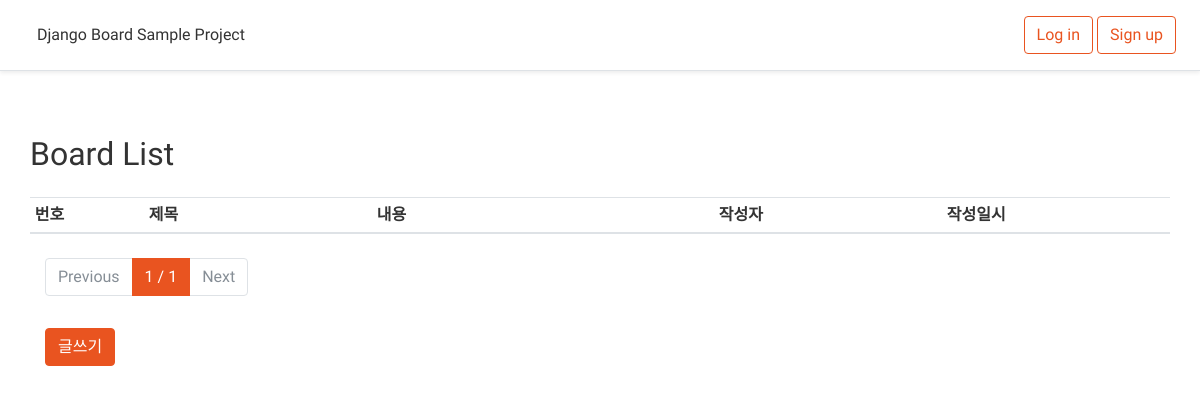
The page /board/ on the database as committed earlier.
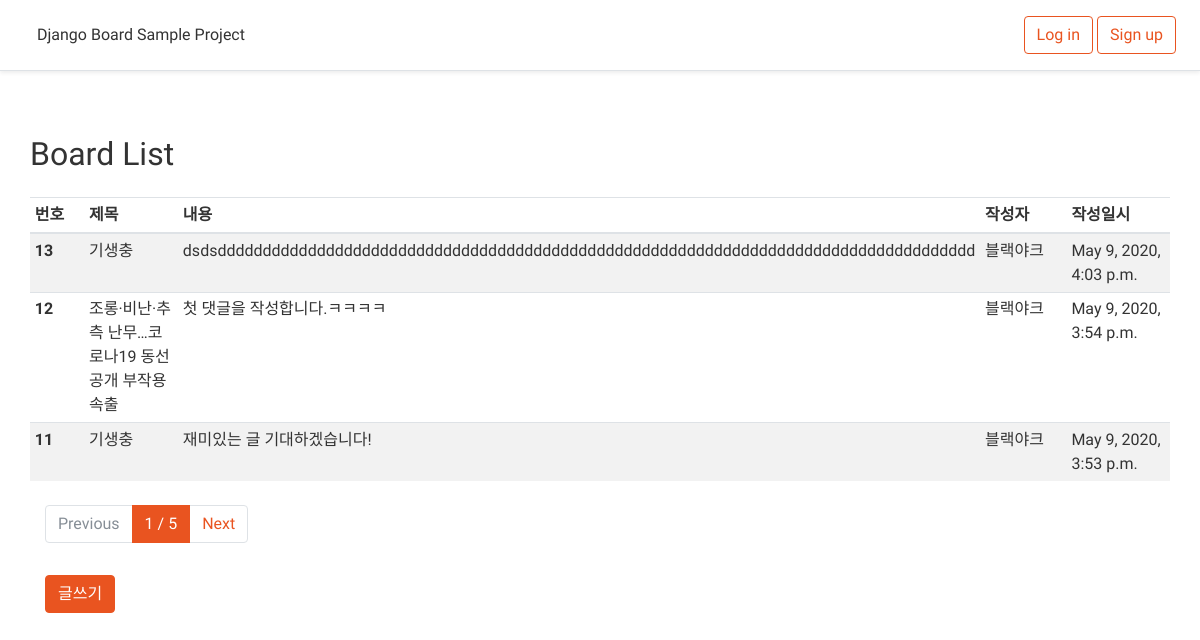
The same page on the database as committed later.
### board/models.py (models this page shows, shortened)
class NewBoard(models.Model):
    title = models.CharField(
        max_length=128,
        verbose_name='제목'
    )
    content = models.TextField(
        verbose_name='내용'
    )
    writer = models.ForeignKey(
        'new_user.NewUser',
        on_delete=models.SET_NULL,
        null=True,
        verbose_name='작성자'
    )
    reg_date = models.DateTimeField(
        auto_now_add=True,
        verbose_name='작성시간'
    )
    class Meta:
        db_table = 'new_community_board'
        verbose_name='뉴 커뮤니티 게시글'
        verbose_name_plural = '뉴 커뮤니티 게시글 모음'

### new_user/models.py (models this page shows)
class NewUser(models.Model):
    username = models.CharField(max_length=32, verbose_name='사용자명')
    useremail = models.EmailField(max_length=64, verbose_name='사용자 이메일')
    password = models.CharField(max_length=64, verbose_name='비밀번호')
    reg_date = models.DateTimeField(auto_now_add=True, verbose_name='가입시간')
    def __str__(self):
        return self.username
    class Meta:
        db_table = 'newcommunity_user'
        verbose_name = '새 커뮤니티 사용자'
        verbose_name_plural = '새 커뮤니티 사용자 모음'

### board/views.py (the view)
# urls.py: path('', views.board),
def board(request):
    all_boards = NewBoard.objects.all().order_by('-id')
    page = int(request.GET.get('p', 1))
    paginator = Paginator(all_boards, 3)    # num per page
    boards = paginator.get_page(page)
    return render(request, 'list.html', {'boards' : boards})

### board/templates/list.html (shortened to what this page needs)
{% extends "base.html" %}
{% block contents %}
<div class="row">
    <h2 class="mt-5">Board List</h2>
    <div class="table-responsive mt-3">
        <table class="table table-striped table-sm">
            <thead>
                <tr>
                    <th style="width:10%;">번호</th>
                    <th style="width:20%;">제목</th>
                    <th style="width:30%;">내용</th>
                    <th style="width:20%;">작성자</th>
                    <th style="width:20%;">작성일시</th>
                </tr>
            </thead>
            <tbody>
                {% for board in boards %}
                <tr>
                    <th scope="row">{{ board.id }}</th>
                    <td>{{ board.title }}</td>
                    <td>{{ board.content }}</td>
                    <td>{{ board.writer }}</td>
                    <td>{{ board.reg_date }}</td>
                </tr>
                {% endfor %}
            </tbody>
        </table>
    </div>
</div>
<div class="row mt-2" style="margin-bottom:100px;">
    <div class=col-12>
        <nav aria-label="...">
            <ul class="pagination">
                {% if boards.has_previous %}
                <li class="page-item">
                    <a class="page-link" href="?p={{ boards.previous_page_number }}" tabindex="-1" aria-disabled="true">
                        Previous
                    </a>
                </li>
                {% else %}
                <li class="page-item disabled">
                    <a class="page-link" href="#" tabindex="-1" aria-disabled="true">
                        Previous
                    </a>
                </li>
                {% endif %}
                <li class="page-item active" aria-current="page">
                    <a class="page-link">
                        {{ boards.number }} / {{ boards.paginator.num_pages }}
                    </a>
                </li>
                {% if boards.has_next %}
                <li class="page-item">
                    <a class="page-link" href="?p={{ boards.next_page_number }}">Next</a>
                </li>
                {% else %}
                <li class="page-item disabled">
                    <a class="page-link" href="#">Next</a>
                </li>
                {% endif %}
            </ul>
        </nav>
        <button type="submit" class="btn btn-primary mt-3" onclick="location.href='/board/write'">글쓰기</button>
    </div>
</div>
{%  endblock %}

Rows that differ between the two databases and show on the page:
added NewBoard: id "13", title "기생충", content "dsdsdddddddddddddddddddddddddddddddddddddddddddddddddddddddddddddddddddddddddddddddddddd", writer "블랙야크", reg_date "May 9, 2020, 4:03 p.m."
added NewBoard: id "12", title "조롱·비난·추측 난무…코로나19 동선 공개 부작용 속출", content "첫 댓글을 작성합니다.ㅋㅋㅋㅋ", writer "블랙야크", reg_date "May 9, 2020, 3:54 p.m."
added NewBoard: id "11", title "기생충", content "재미있는 글 기대하겠습니다!", writer "블랙야크", reg_date "May 9, 2020, 3:53 p.m."
Other text that changed with them:
{{ boards.paginator.num_pages }}: "1" → "5"
